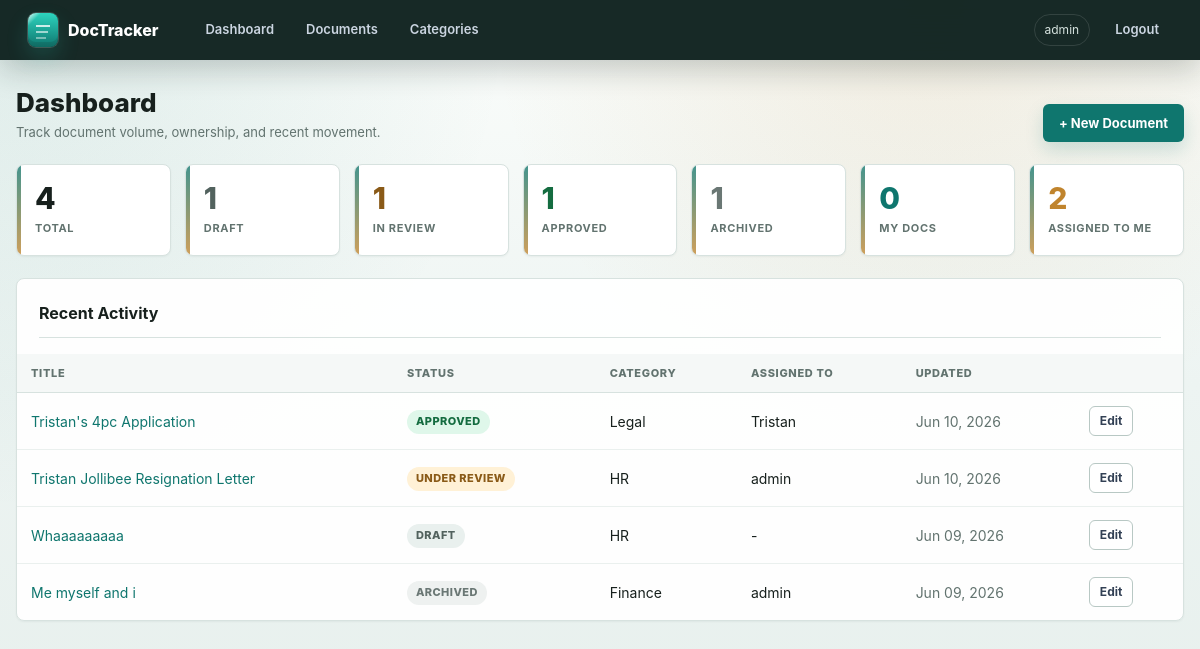
Before: / (signed in) with the older database file.
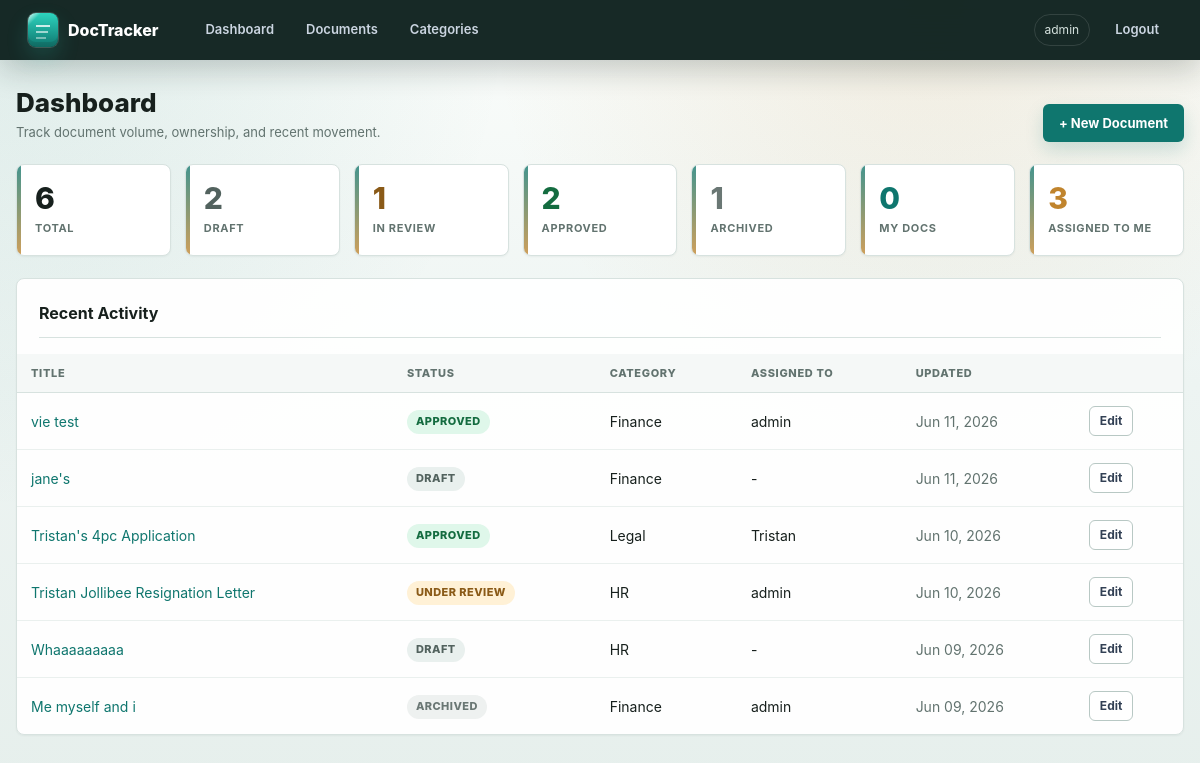
After: the same page with the newer database file.
### documents/models.py (models this page shows, shortened)
class Document(models.Model):
    STATUS_CHOICES = [
        ('draft', 'Draft'),
        ('review', 'Under Review'),
        ('approved', 'Approved'),
        ('archived', 'Archived'),
    ]
    title = models.CharField(max_length=255)
    description = models.TextField(blank=True)
    category = models.ForeignKey(Category, on_delete=models.SET_NULL, null=True, blank=True)
    status = models.CharField(max_length=20, choices=STATUS_CHOICES, default='draft')
    file = models.FileField(upload_to='documents/', null=True, blank=True)
    tags = models.CharField(max_length=500, blank=True, help_text="Comma-separated tags")
    created_by = models.ForeignKey(User, on_delete=models.SET_NULL, null=True, related_name='created_docs')
    assigned_to = models.ForeignKey(User, on_delete=models.SET_NULL, null=True, blank=True, related_name='assigned_docs')
    created_at = models.DateTimeField(auto_now_add=True)
    updated_at = models.DateTimeField(auto_now=True)
    due_date = models.DateField(null=True, blank=True)
    class Meta:
        ordering = ['-created_at']

class Category(models.Model):
    name = models.CharField(max_length=100, unique=True)
    description = models.TextField(blank=True)
    created_at = models.DateTimeField(auto_now_add=True)
    class Meta:
        verbose_name_plural = "Categories"
        ordering = ['name']

### documents/views.py (the view)
# urls.py: path('', views.dashboard, name='dashboard'),
@login_required
def dashboard(request):
    docs = Document.objects.select_related('category', 'created_by', 'assigned_to')
    stats = {
        'total': docs.count(),
        'draft': docs.filter(status='draft').count(),
        'review': docs.filter(status='review').count(),
        'approved': docs.filter(status='approved').count(),
        'archived': docs.filter(status='archived').count(),
        'my_docs': docs.filter(created_by=request.user).count(),
        'assigned_to_me': docs.filter(assigned_to=request.user).count(),
    }
    recent = list(docs.order_by('-updated_at')[:8])
    for doc in recent:
        doc.can_manage = can_manage_document(request.user, doc)
    return render(request, 'documents/dashboard.html', {'stats': stats, 'recent': recent})

### documents/views.py (called while the page is built)
def can_manage_document(user, document):
    return user.is_staff or user.is_superuser or document.created_by_id == user.id

### templates/documents/dashboard.html (shortened to what this page needs)
{% extends 'base.html' %}
{% block content %}
<div class="page-header">
  <div>
    <h1>Dashboard</h1>
    <p class="page-kicker">Track document volume, ownership, and recent movement.</p>
  </div>
  <a href="{% url 'document_create' %}" class="btn btn-primary">+ New Document</a>
</div>
<div class="stats-grid">
  <div class="stat"><div class="num">{{ stats.total }}</div><div class="label">Total</div></div>
  <div class="stat"><div class="num" style="color:#52625e">{{ stats.draft }}</div><div class="label">Draft</div></div>
  <div class="stat"><div class="num" style="color:#8a5a17">{{ stats.review }}</div><div class="label">In Review</div></div>
  <div class="stat"><div class="num" style="color:#146c40">{{ stats.approved }}</div><div class="label">Approved</div></div>
  <div class="stat"><div class="num" style="color:#6a7774">{{ stats.archived }}</div><div class="label">Archived</div></div>
  <div class="stat"><div class="num" style="color:#0f766e">{{ stats.my_docs }}</div><div class="label">My Docs</div></div>
  <div class="stat"><div class="num" style="color:#c0842d">{{ stats.assigned_to_me }}</div><div class="label">Assigned to Me</div></div>
</div>
<div class="card flush">
  <div style="padding:22px 22px 0;">
  <h2>Recent Activity</h2>
  </div>
  {% if recent %}
  <div class="table-wrap">
  <table>
    <thead><tr>
      <th>Title</th><th>Status</th><th>Category</th><th>Assigned To</th><th>Updated</th><th></th>
    </tr></thead>
    <tbody>
    {% for doc in recent %}
    <tr>
      <td><a href="{% url 'document_detail' doc.pk %}">{{ doc.title }}</a></td>
      <td><span class="badge badge-{{ doc.status }}">{{ doc.get_status_display }}</span></td>
      <td>{{ doc.category.name|default:"-" }}</td>
      <td>{{ doc.assigned_to.username|default:"-" }}</td>
      <td class="text-muted">{{ doc.updated_at|date:"M d, Y" }}</td>
      <td>
        {% if doc.can_manage %}
        <a href="{% url 'document_edit' doc.pk %}" class="btn btn-secondary btn-sm">Edit</a>
        {% endif %}
      </td>
    </tr>
    {% endfor %}
    </tbody>
  </table>
  </div>
  {% else %}
  <div class="empty">No documents yet. <a href="{% url 'document_create' %}">Create one!</a></div>
  {% endif %}
</div>
{% endblock %}

Changed rows visible on the page:
added Document: title "vie test", status "APPROVED", category.name "Finance", assigned_to.username "admin", updated_at "Jun 11, 2026", shows "Edit"
added Document: title "jane's", status "DRAFT", category.name "Finance", assigned_to.username "-", updated_at "Jun 11, 2026", shows "Edit"
Other visible differences:
{{ stats.total }}: "4" → "6"
{{ stats.draft }}: "1" → "2"
{{ stats.approved }}: "1" → "2"
{{ stats.assigned_to_me }}: "2" → "3"
